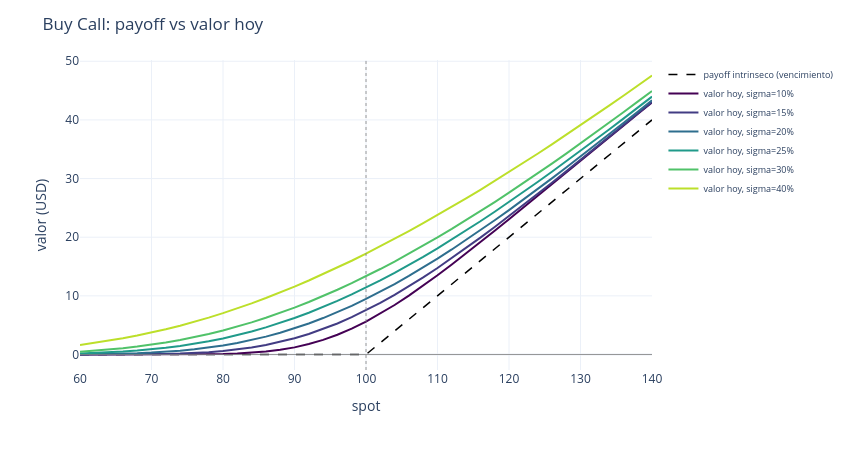
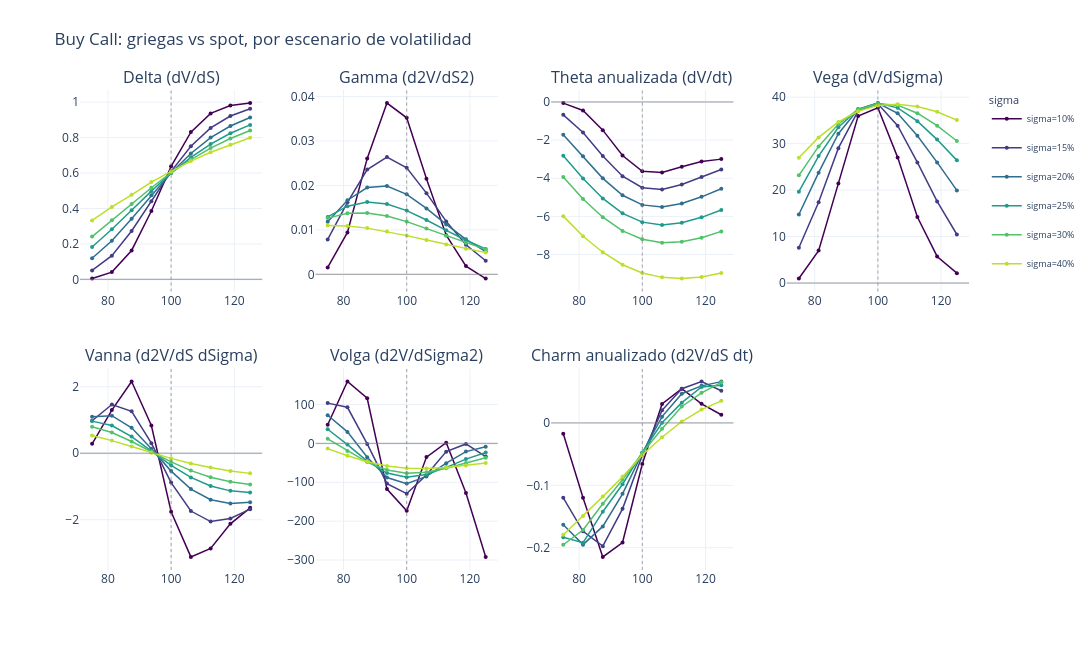

Notebook code for these charts, in order:
### Markdown cell above
### `buy_call` -- call comprada (C100, x+1)

Esperado: perfil convexo, riesgo limitado a la prima pagada, ganancia ilimitada al alza. El
VALOR hoy debe subir con la vol en todo el rango de spot (mas valor tiempo). Delta creciente de
~0 (muy OTM) a ~1 (muy ITM), siempre >=0. Gamma y vega maximos cerca de ATM y caen en las colas.
Theta negativa en (casi) todo el rango -- el tiempo juega en contra del comprador. Vanna
positiva alrededor de ATM/OTM (subir la vol sube la probabilidad de terminar ITM, sube delta).

### Code cell
grids_buy_call = analyze_strategy("buy_call", "Buy Call")

### Figure 1 — Plotly figure (JSON) as saved in the notebook; plotly's stock layout.template omitted (floating-point values rounded to 4 significant figures)
{"data": [{"hovertemplate": "spot=%{x:.1f}<br>payoff=%{y:.2f}<extra>vencimiento</extra>", "line": {"color": "black", "dash": "dash", "width": 1.5}, "mode": "lines", "name": "payoff intrinseco (vencimiento)", "type": "scatter", "x": [60.0, 62.0, 64.0, 66.0, 68.0, 70.0, 72.0, 74.0, 76.0, 78.0, 80.0, 82.0, 84.0, 86.0, 88.0, 90.0, 92.0, 94.0, 96.0, 98.0, 100.0, 102.0, 104.0, 106.0, 108.0, 110.0, 112.0, 114.0, 116.0, 118.0, 120.0, 122.0, 124.0, 126.0, 128.0, 130.0, 132.0, 134.0, 136.0, 138.0, 140.0], "y": [0.0, 0.0, 0.0, 0.0, 0.0, 0.0, 0.0, 0.0, 0.0, 0.0, 0.0, 0.0, 0.0, 0.0, 0.0, 0.0, 0.0, 0.0, 0.0, 0.0, 0.0, 2.0, 4.0, 6.0, 8.0, 10.0, 12.0, 14.0, 16.0, 18.0, 20.0, 22.0, 24.0, 26.0, 28.0, 30.0, 32.0, 34.0, 36.0, 38.0, 40.0]}, {"hovertemplate": "spot=%{x:.1f}<br>valor=%{y:.2f}<extra>sigma=10%</extra>", "line": {"color": "rgb(68, 1, 84)", "width": 2}, "mode": "lines", "name": "valor hoy, sigma=10%", "type": "scatter", "x": [60.0, 62.0, 64.0, 66.0, 68.0, 70.0, 72.0, 74.0, 76.0, 78.0, 80.0, 82.0, 84.0, 86.0, 88.0, 90.0, 92.0, 94.0, 96.0, 98.0, 100.0, 102.0, 104.0, 106.0, 108.0, 110.0, 112.0, 114.0, 116.0, 118.0, 120.0, 122.0, 124.0, 126.0, 128.0, 130.0, 132.0, 134.0, 136.0, 138.0, 140.0], "y": [0.0, 0.0, 0.0, 0.0, 0.0, 0.0002621, 0.00159, 0.00589, 0.01517, 0.03629, 0.07931, 0.157, 0.2902, 0.4951, 0.7932, 1.214, 1.776, 2.492, 3.37, 4.413, 5.612, 6.96, 8.442, 10.04, 11.74, 13.51, 15.34, 17.23, 19.15, 21.09, 23.06, 25.03, 27.02, 29.01, 31.0, 33.0, 34.99, 36.99, 38.99, 40.99, 42.99]}, {"hovertemplate": "spot=%{x:.1f}<br>valor=%{y:.2f}<extra>sigma=15%</extra>", "line": {"color": "rgb(66, 60, 131)", "width": 2}, "mode": "lines", "name": "valor hoy, sigma=15%", "type": "scatter", "x": [60.0, 62.0, 64.0, 66.0, 68.0, 70.0, 72.0, 74.0, 76.0, 78.0, 80.0, 82.0, 84.0, 86.0, 88.0, 90.0, 92.0, 94.0, 96.0, 98.0, 100.0, 102.0, 104.0, 106.0, 108.0, 110.0, 112.0, 114.0, 116.0, 118.0, 120.0, 122.0, 124.0, 126.0, 128.0, 130.0, 132.0, 134.0, 136.0, 138.0, 140.0], "y": [0.000538, 0.002047, 0.006302, 0.01361, 0.02722, 0.05204, 0.0942, 0.16, 0.2596, 0.4046, 0.6024, 0.8615, 1.195, 1.618, 2.139, 2.765, 3.496, 4.34, 5.294, 6.358, 7.529, 8.797, 10.16, 11.61, 13.15, 14.76, 16.43, 18.15, 19.92, 21.74, 23.58, 25.46, 27.36, 29.29, 31.22, 33.18, 35.14, 37.11, 39.09, 41.07, 43.06]}, {"hovertemplate": "spot=%{x:.1f}<br>valor=%{y:.2f}<extra>sigma=20%</extra>", "line": {"color": "rgb(46, 110, 142)", "width": 2}, "mode": "lines", "name": "valor hoy, sigma=20%", "type": "scatter", "x": [60.0, 62.0, 64.0, 66.0, 68.0, 70.0, 72.0, 74.0, 76.0, 78.0, 80.0, 82.0, 84.0, 86.0, 88.0, 90.0, 92.0, 94.0, 96.0, 98.0, 100.0, 102.0, 104.0, 106.0, 108.0, 110.0, 112.0, 114.0, 116.0, 118.0, 120.0, 122.0, 124.0, 126.0, 128.0, 130.0, 132.0, 134.0, 136.0, 138.0, 140.0], "y": [0.0301, 0.05276, 0.08863, 0.1429, 0.2193, 0.3261, 0.4717, 0.6602, 0.8976, 1.188, 1.541, 1.966, 2.466, 3.048, 3.713, 4.462, 5.295, 6.215, 7.216, 8.301, 9.466, 10.71, 12.02, 13.4, 14.84, 16.35, 17.91, 19.52, 21.18, 22.89, 24.62, 26.4, 28.2, 30.02, 31.87, 33.75, 35.64, 37.54, 39.47, 41.4, 43.34]}, {"hovertemplate": "spot=%{x:.1f}<br>valor=%{y:.2f}<extra>sigma=25%</extra>", "line": {"color": "rgb(32, 154, 138)", "width": 2}, "mode": "lines", "name": "valor hoy, sigma=25%", "type": "scatter", "x": [60.0, 62.0, 64.0, 66.0, 68.0, 70.0, 72.0, 74.0, 76.0, 78.0, 80.0, 82.0, 84.0, 86.0, 88.0, 90.0, 92.0, 94.0, 96.0, 98.0, 100.0, 102.0, 104.0, 106.0, 108.0, 110.0, 112.0, 114.0, 116.0, 118.0, 120.0, 122.0, 124.0, 126.0, 128.0, 130.0, 132.0, 134.0, 136.0, 138.0, 140.0], "y": [0.1704, 0.25, 0.3558, 0.4954, 0.6727, 0.8906, 1.154, 1.463, 1.828, 2.253, 2.742, 3.298, 3.923, 4.619, 5.383, 6.216, 7.12, 8.094, 9.133, 10.24, 11.41, 12.64, 13.93, 15.27, 16.66, 18.11, 19.6, 21.14, 22.72, 24.34, 26.0, 27.69, 29.41, 31.16, 32.93, 34.72, 36.54, 38.37, 40.22, 42.09, 43.97]}, {"hovertemplate": "spot=%{x:.1f}<br>valor=%{y:.2f}<extra>sigma=30%</extra>", "line": {"color": "rgb(80, 194, 105)", "width": 2}, "mode": "lines", "name": "valor hoy, sigma=30%", "type": "scatter", "x": [60.0, 62.0, 64.0, 66.0, 68.0, 70.0, 72.0, 74.0, 76.0, 78.0, 80.0, 82.0, 84.0, 86.0, 88.0, 90.0, 92.0, 94.0, 96.0, 98.0, 100.0, 102.0, 104.0, 106.0, 108.0, 110.0, 112.0, 114.0, 116.0, 118.0, 120.0, 122.0, 124.0, 126.0, 128.0, 130.0, 132.0, 134.0, 136.0, 138.0, 140.0], "y": [0.4811, 0.6441, 0.8438, 1.082, 1.362, 1.685, 2.057, 2.48, 2.962, 3.5, 4.099, 4.758, 5.479, 6.259, 7.098, 7.995, 8.954, 9.971, 11.04, 12.16, 13.34, 14.57, 15.85, 17.18, 18.55, 19.96, 21.41, 22.9, 24.43, 25.99, 27.59, 29.21, 30.87, 32.55, 34.26, 35.99, 37.74, 39.52, 41.31, 43.11, 44.94]}, {"hovertemplate": "spot=%{x:.1f}<br>valor=%{y:.2f}<extra>sigma=40%</extra>", "line": {"color": "rgb(188, 223, 42)", "width": 2}, "mode": "lines", "name": "valor hoy, sigma=40%", "type": "scatter", "x": [60.0, 62.0, 64.0, 66.0, 68.0, 70.0, 72.0, 74.0, 76.0, 78.0, 80.0, 82.0, 84.0, 86.0, 88.0, 90.0, 92.0, 94.0, 96.0, 98.0, 100.0, 102.0, 104.0, 106.0, 108.0, 110.0, 112.0, 114.0, 116.0, 118.0, 120.0, 122.0, 124.0, 126.0, 128.0, 130.0, 132.0, 134.0, 136.0, 138.0, 140.0], "y": [1.626, 1.964, 2.34, 2.761, 3.227, 3.741, 4.306, 4.918, 5.581, 6.294, 7.056, 7.867, 8.725, 9.63, 10.58, 11.57, 12.62, 13.7, 14.83, 15.99, 17.19, 18.43, 19.72, 21.03, 22.38, 23.76, 25.17, 26.61, 28.08, 29.58, 31.1, 32.65, 34.23, 35.83, 37.45, 39.09, 40.75, 42.43, 44.12, 45.84, 47.57]}], "layout": {"height": 450, "legend": {"font": {"size": 9}}, "margin": {"r": 20, "t": 60}, "shapes": [{"line": {"color": "gray", "width": 0.8}, "type": "line", "x0": 0, "x1": 1, "xref": "x domain", "y0": 0, "y1": 0, "yref": "y"}, {"line": {"color": "gray", "dash": "dot", "width": 0.8}, "type": "line", "x0": 100, "x1": 100, "xref": "x", "y0": 0, "y1": 1, "yref": "y domain"}], "title": {"text": "Buy Call: payoff vs valor hoy"}, "width": 850, "xaxis": {"title": {"text": "spot"}}, "yaxis": {"title": {"text": "valor (USD)"}}}}

### Figure 2 — Plotly figure (JSON) as saved in the notebook; plotly's stock layout.template omitted (floating-point values rounded to 4 significant figures)
{"data": [{"hovertemplate": "spot=%{x:.1f}<br>valor=%{y:.4f}<extra>sigma=10%</extra>", "legendgroup": "vol0", "line": {"color": "rgb(68, 1, 84)", "width": 1.5}, "marker": {"size": 4}, "mode": "lines+markers", "name": "sigma=10%", "showlegend": true, "type": "scatter", "x": [75.0, 81.25, 87.5, 93.75, 100.0, 106.2, 112.5, 118.8, 125.0], "xaxis": "x", "y": [0.004603, 0.04085, 0.163, 0.3856, 0.6376, 0.8308, 0.9363, 0.981, 0.9947], "yaxis": "y"}, {"hovertemplate": "spot=%{x:.1f}<br>valor=%{y:.4f}<extra>sigma=15%</extra>", "legendgroup": "vol1", "line": {"color": "rgb(66, 60, 131)", "width": 1.5}, "marker": {"size": 4}, "mode": "lines+markers", "name": "sigma=15%", "showlegend": true, "type": "scatter", "x": [75.0, 81.25, 87.5, 93.75, 100.0, 106.2, 112.5, 118.8, 125.0], "xaxis": "x", "y": [0.05013, 0.1334, 0.2729, 0.441, 0.6095, 0.7515, 0.8543, 0.9217, 0.9624], "yaxis": "y"}, {"hovertemplate": "spot=%{x:.1f}<br>valor=%{y:.4f}<extra>sigma=20%</extra>", "legendgroup": "vol2", "line": {"color": "rgb(46, 110, 142)", "width": 1.5}, "marker": {"size": 4}, "mode": "lines+markers", "name": "sigma=20%", "showlegend": true, "type": "scatter", "x": [75.0, 81.25, 87.5, 93.75, 100.0, 106.2, 112.5, 118.8, 125.0], "xaxis": "x", "y": [0.1189, 0.2175, 0.3425, 0.4745, 0.6015, 0.7102, 0.8001, 0.8652, 0.9133], "yaxis": "y"}, {"hovertemplate": "spot=%{x:.1f}<br>valor=%{y:.4f}<extra>sigma=25%</extra>", "legendgroup": "vol3", "line": {"color": "rgb(32, 154, 138)", "width": 1.5}, "marker": {"size": 4}, "mode": "lines+markers", "name": "sigma=25%", "showlegend": true, "type": "scatter", "x": [75.0, 81.25, 87.5, 93.75, 100.0, 106.2, 112.5, 118.8, 125.0], "xaxis": "x", "y": [0.1823, 0.2826, 0.3894, 0.4977, 0.5999, 0.6883, 0.7636, 0.8242, 0.8716], "yaxis": "y"}, {"hovertemplate": "spot=%{x:.1f}<br>valor=%{y:.4f}<extra>sigma=30%</extra>", "legendgroup": "vol4", "line": {"color": "rgb(80, 194, 105)", "width": 1.5}, "marker": {"size": 4}, "mode": "lines+markers", "name": "sigma=30%", "showlegend": true, "type": "scatter", "x": [75.0, 81.25, 87.5, 93.75, 100.0, 106.2, 112.5, 118.8, 125.0], "xaxis": "x", "y": [0.2411, 0.3334, 0.4248, 0.5168, 0.6021, 0.6756, 0.7405, 0.7949, 0.8397], "yaxis": "y"}, {"hovertemplate": "spot=%{x:.1f}<br>valor=%{y:.4f}<extra>sigma=40%</extra>", "legendgroup": "vol5", "line": {"color": "rgb(188, 223, 42)", "width": 1.5}, "marker": {"size": 4}, "mode": "lines+markers", "name": "sigma=40%", "showlegend": true, "type": "scatter", "x": [75.0, 81.25, 87.5, 93.75, 100.0, 106.2, 112.5, 118.8, 125.0], "xaxis": "x", "y": [0.3325, 0.4083, 0.4767, 0.5487, 0.6097, 0.6672, 0.7168, 0.7598, 0.7987], "yaxis": "y"}, {"hovertemplate": "spot=%{x:.1f}<br>valor=%{y:.4f}<extra>sigma=10%</extra>", "legendgroup": "vol0", "line": {"color": "rgb(68, 1, 84)", "width": 1.5}, "marker": {"size": 4}, "mode": "lines+markers", "name": "sigma=10%", "showlegend": false, "type": "scatter", "x": [75.0, 81.25, 87.5, 93.75, 100.0, 106.2, 112.5, 118.8, 125.0], "xaxis": "x2", "y": [0.00156, 0.009418, 0.02606, 0.03851, 0.03519, 0.02147, 0.008796, 0.001846, -0.000941], "yaxis": "y2"}, {"hovertemplate": "spot=%{x:.1f}<br>valor=%{y:.4f}<extra>sigma=15%</extra>", "legendgroup": "vol1", "line": {"color": "rgb(66, 60, 131)", "width": 1.5}, "marker": {"size": 4}, "mode": "lines+markers", "name": "sigma=15%", "showlegend": false, "type": "scatter", "x": [75.0, 81.25, 87.5, 93.75, 100.0, 106.2, 112.5, 118.8, 125.0], "xaxis": "x2", "y": [0.00785, 0.01619, 0.02355, 0.02638, 0.02394, 0.01825, 0.0119, 0.006643, 0.003048], "yaxis": "y2"}, {"hovertemplate": "spot=%{x:.1f}<br>valor=%{y:.4f}<extra>sigma=20%</extra>", "legendgroup": "vol2", "line": {"color": "rgb(46, 110, 142)", "width": 1.5}, "marker": {"size": 4}, "mode": "lines+markers", "name": "sigma=20%", "showlegend": false, "type": "scatter", "x": [75.0, 81.25, 87.5, 93.75, 100.0, 106.2, 112.5, 118.8, 125.0], "xaxis": "x2", "y": [0.01183, 0.01666, 0.01952, 0.01986, 0.01799, 0.01481, 0.01122, 0.007871, 0.005116], "yaxis": "y2"}, {"hovertemplate": "spot=%{x:.1f}<br>valor=%{y:.4f}<extra>sigma=25%</extra>", "legendgroup": "vol3", "line": {"color": "rgb(32, 154, 138)", "width": 1.5}, "marker": {"size": 4}, "mode": "lines+markers", "name": "sigma=25%", "showlegend": false, "type": "scatter", "x": [75.0, 81.25, 87.5, 93.75, 100.0, 106.2, 112.5, 118.8, 125.0], "xaxis": "x2", "y": [0.0129, 0.01533, 0.01627, 0.01583, 0.01433, 0.01222, 0.009903, 0.00767, 0.005693], "yaxis": "y2"}, {"hovertemplate": "spot=%{x:.1f}<br>valor=%{y:.4f}<extra>sigma=30%</extra>", "legendgroup": "vol4", "line": {"color": "rgb(80, 194, 105)", "width": 1.5}, "marker": {"size": 4}, "mode": "lines+markers", "name": "sigma=30%", "showlegend": false, "type": "scatter", "x": [75.0, 81.25, 87.5, 93.75, 100.0, 106.2, 112.5, 118.8, 125.0], "xaxis": "x2", "y": [0.01264, 0.01371, 0.0138, 0.0131, 0.01186, 0.0103, 0.008657, 0.007064, 0.005611], "yaxis": "y2"}, {"hovertemplate": "spot=%{x:.1f}<br>valor=%{y:.4f}<extra>sigma=40%</extra>", "legendgroup": "vol5", "line": {"color": "rgb(188, 223, 42)", "width": 1.5}, "marker": {"size": 4}, "mode": "lines+markers", "name": "sigma=40%", "showlegend": false, "type": "scatter", "x": [75.0, 81.25, 87.5, 93.75, 100.0, 106.2, 112.5, 118.8, 125.0], "xaxis": "x2", "y": [0.01099, 0.01088, 0.01039, 0.009628, 0.008704, 0.007708, 0.006712, 0.005762, 0.004884], "yaxis": "y2"}, {"hovertemplate": "spot=%{x:.1f}<br>valor=%{y:.4f}<extra>sigma=10%</extra>", "legendgroup": "vol0", "line": {"color": "rgb(68, 1, 84)", "width": 1.5}, "marker": {"size": 4}, "mode": "lines+markers", "name": "sigma=10%", "showlegend": false, "type": "scatter", "x": [75.0, 81.25, 87.5, 93.75, 100.0, 106.2, 112.5, 118.8, 125.0], "xaxis": "x3", "y": [-0.05853, -0.4449, -1.478, -2.809, -3.631, -3.694, -3.397, -3.127, -2.996], "yaxis": "y3"}, {"hovertemplate": "spot=%{x:.1f}<br>valor=%{y:.4f}<extra>sigma=15%</extra>", "legendgroup": "vol1", "line": {"color": "rgb(66, 60, 131)", "width": 1.5}, "marker": {"size": 4}, "mode": "lines+markers", "name": "sigma=15%", "showlegend": false, "type": "scatter", "x": [75.0, 81.25, 87.5, 93.75, 100.0, 106.2, 112.5, 118.8, 125.0], "xaxis": "x3", "y": [-0.6741, -1.604, -2.834, -3.895, -4.497, -4.584, -4.326, -3.928, -3.544], "yaxis": "y3"}, {"hovertemplate": "spot=%{x:.1f}<br>valor=%{y:.4f}<extra>sigma=20%</extra>", "legendgroup": "vol2", "line": {"color": "rgb(46, 110, 142)", "width": 1.5}, "marker": {"size": 4}, "mode": "lines+markers", "name": "sigma=20%", "showlegend": false, "type": "scatter", "x": [75.0, 81.25, 87.5, 93.75, 100.0, 106.2, 112.5, 118.8, 125.0], "xaxis": "x3", "y": [-1.719, -2.853, -4.005, -4.891, -5.396, -5.513, -5.322, -4.974, -4.547], "yaxis": "y3"}, {"hovertemplate": "spot=%{x:.1f}<br>valor=%{y:.4f}<extra>sigma=25%</extra>", "legendgroup": "vol3", "line": {"color": "rgb(32, 154, 138)", "width": 1.5}, "marker": {"size": 4}, "mode": "lines+markers", "name": "sigma=25%", "showlegend": false, "type": "scatter", "x": [75.0, 81.25, 87.5, 93.75, 100.0, 106.2, 112.5, 118.8, 125.0], "xaxis": "x3", "y": [-2.818, -4.013, -5.059, -5.841, -6.3, -6.447, -6.335, -6.049, -5.662], "yaxis": "y3"}, {"hovertemplate": "spot=%{x:.1f}<br>valor=%{y:.4f}<extra>sigma=30%</extra>", "legendgroup": "vol4", "line": {"color": "rgb(80, 194, 105)", "width": 1.5}, "marker": {"size": 4}, "mode": "lines+markers", "name": "sigma=30%", "showlegend": false, "type": "scatter", "x": [75.0, 81.25, 87.5, 93.75, 100.0, 106.2, 112.5, 118.8, 125.0], "xaxis": "x3", "y": [-3.936, -5.089, -6.044, -6.763, -7.199, -7.379, -7.331, -7.115, -6.787], "yaxis": "y3"}, {"hovertemplate": "spot=%{x:.1f}<br>valor=%{y:.4f}<extra>sigma=40%</extra>", "legendgroup": "vol5", "line": {"color": "rgb(188, 223, 42)", "width": 1.5}, "marker": {"size": 4}, "mode": "lines+markers", "name": "sigma=40%", "showlegend": false, "type": "scatter", "x": [75.0, 81.25, 87.5, 93.75, 100.0, 106.2, 112.5, 118.8, 125.0], "xaxis": "x3", "y": [-5.986, -7.04, -7.879, -8.534, -8.965, -9.196, -9.257, -9.18, -8.962], "yaxis": "y3"}, {"hovertemplate": "spot=%{x:.1f}<br>valor=%{y:.4f}<extra>sigma=10%</extra>", "legendgroup": "vol0", "line": {"color": "rgb(68, 1, 84)", "width": 1.5}, "marker": {"size": 4}, "mode": "lines+markers", "name": "sigma=10%", "showlegend": false, "type": "scatter", "x": [75.0, 81.25, 87.5, 93.75, 100.0, 106.2, 112.5, 118.8, 125.0], "xaxis": "x4", "y": [0.9787, 6.987, 21.44, 35.93, 37.7, 27.04, 14.21, 5.724, 2.129], "yaxis": "y4"}, {"hovertemplate": "spot=%{x:.1f}<br>valor=%{y:.4f}<extra>sigma=15%</extra>", "legendgroup": "vol1", "line": {"color": "rgb(66, 60, 131)", "width": 1.5}, "marker": {"size": 4}, "mode": "lines+markers", "name": "sigma=15%", "showlegend": false, "type": "scatter", "x": [75.0, 81.25, 87.5, 93.75, 100.0, 106.2, 112.5, 118.8, 125.0], "xaxis": "x4", "y": [7.603, 17.37, 29.03, 37.06, 38.55, 33.87, 25.94, 17.56, 10.45], "yaxis": "y4"}, {"hovertemplate": "spot=%{x:.1f}<br>valor=%{y:.4f}<extra>sigma=20%</extra>", "legendgroup": "vol2", "line": {"color": "rgb(46, 110, 142)", "width": 1.5}, "marker": {"size": 4}, "mode": "lines+markers", "name": "sigma=20%", "showlegend": false, "type": "scatter", "x": [75.0, 81.25, 87.5, 93.75, 100.0, 106.2, 112.5, 118.8, 125.0], "xaxis": "x4", "y": [14.76, 23.76, 32.12, 37.37, 38.72, 36.53, 31.68, 25.96, 19.94], "yaxis": "y4"}, {"hovertemplate": "spot=%{x:.1f}<br>valor=%{y:.4f}<extra>sigma=25%</extra>", "legendgroup": "vol3", "line": {"color": "rgb(32, 154, 138)", "width": 1.5}, "marker": {"size": 4}, "mode": "lines+markers", "name": "sigma=25%", "showlegend": false, "type": "scatter", "x": [75.0, 81.25, 87.5, 93.75, 100.0, 106.2, 112.5, 118.8, 125.0], "xaxis": "x4", "y": [19.66, 27.33, 33.52, 37.41, 38.71, 37.69, 34.83, 30.86, 26.4], "yaxis": "y4"}, {"hovertemplate": "spot=%{x:.1f}<br>valor=%{y:.4f}<extra>sigma=30%</extra>", "legendgroup": "vol4", "line": {"color": "rgb(80, 194, 105)", "width": 1.5}, "marker": {"size": 4}, "mode": "lines+markers", "name": "sigma=30%", "showlegend": false, "type": "scatter", "x": [75.0, 81.25, 87.5, 93.75, 100.0, 106.2, 112.5, 118.8, 125.0], "xaxis": "x4", "y": [23.17, 29.4, 34.22, 37.33, 38.58, 38.27, 36.53, 33.85, 30.57], "yaxis": "y4"}, {"hovertemplate": "spot=%{x:.1f}<br>valor=%{y:.4f}<extra>sigma=40%</extra>", "legendgroup": "vol5", "line": {"color": "rgb(188, 223, 42)", "width": 1.5}, "marker": {"size": 4}, "mode": "lines+markers", "name": "sigma=40%", "showlegend": false, "type": "scatter", "x": [75.0, 81.25, 87.5, 93.75, 100.0, 106.2, 112.5, 118.8, 125.0], "xaxis": "x4", "y": [26.98, 31.34, 34.67, 36.96, 38.23, 38.49, 37.98, 36.85, 35.06], "yaxis": "y4"}, {"hovertemplate": "spot=%{x:.1f}<br>valor=%{y:.4f}<extra>sigma=10%</extra>", "legendgroup": "vol0", "line": {"color": "rgb(68, 1, 84)", "width": 1.5}, "marker": {"size": 4}, "mode": "lines+markers", "name": "sigma=10%", "showlegend": false, "type": "scatter", "x": [75.0, 81.25, 87.5, 93.75, 100.0, 106.2, 112.5, 118.8, 125.0], "xaxis": "x5", "y": [0.2843, 1.299, 2.159, 0.8326, -1.761, -3.12, -2.865, -2.125, -1.643], "yaxis": "y5"}, {"hovertemplate": "spot=%{x:.1f}<br>valor=%{y:.4f}<extra>sigma=15%</extra>", "legendgroup": "vol1", "line": {"color": "rgb(66, 60, 131)", "width": 1.5}, "marker": {"size": 4}, "mode": "lines+markers", "name": "sigma=15%", "showlegend": false, "type": "scatter", "x": [75.0, 81.25, 87.5, 93.75, 100.0, 106.2, 112.5, 118.8, 125.0], "xaxis": "x5", "y": [0.977, 1.466, 1.262, 0.3023, -0.8834, -1.74, -2.057, -1.962, -1.683], "yaxis": "y5"}, {"hovertemplate": "spot=%{x:.1f}<br>valor=%{y:.4f}<extra>sigma=20%</extra>", "legendgroup": "vol2", "line": {"color": "rgb(46, 110, 142)", "width": 1.5}, "marker": {"size": 4}, "mode": "lines+markers", "name": "sigma=20%", "showlegend": false, "type": "scatter", "x": [75.0, 81.25, 87.5, 93.75, 100.0, 106.2, 112.5, 118.8, 125.0], "xaxis": "x5", "y": [1.099, 1.131, 0.7645, 0.1365, -0.5379, -1.078, -1.4, -1.511, -1.473], "yaxis": "y5"}, {"hovertemplate": "spot=%{x:.1f}<br>valor=%{y:.4f}<extra>sigma=25%</extra>", "legendgroup": "vol3", "line": {"color": "rgb(32, 154, 138)", "width": 1.5}, "marker": {"size": 4}, "mode": "lines+markers", "name": "sigma=25%", "showlegend": false, "type": "scatter", "x": [75.0, 81.25, 87.5, 93.75, 100.0, 106.2, 112.5, 118.8, 125.0], "xaxis": "x5", "y": [0.9662, 0.8336, 0.5017, 0.07096, -0.3635, -0.728, -0.9858, -1.132, -1.185], "yaxis": "y5"}, {"hovertemplate": "spot=%{x:.1f}<br>valor=%{y:.4f}<extra>sigma=30%</extra>", "legendgroup": "vol4", "line": {"color": "rgb(80, 194, 105)", "width": 1.5}, "marker": {"size": 4}, "mode": "lines+markers", "name": "sigma=30%", "showlegend": false, "type": "scatter", "x": [75.0, 81.25, 87.5, 93.75, 100.0, 106.2, 112.5, 118.8, 125.0], "xaxis": "x5", "y": [0.7976, 0.6241, 0.3523, 0.0412, -0.2621, -0.5229, -0.7237, -0.8604, -0.9386], "yaxis": "y5"}, {"hovertemplate": "spot=%{x:.1f}<br>valor=%{y:.4f}<extra>sigma=40%</extra>", "legendgroup": "vol5", "line": {"color": "rgb(188, 223, 42)", "width": 1.5}, "marker": {"size": 4}, "mode": "lines+markers", "name": "sigma=40%", "showlegend": false, "type": "scatter", "x": [75.0, 81.25, 87.5, 93.75, 100.0, 106.2, 112.5, 118.8, 125.0], "xaxis": "x5", "y": [0.5337, 0.3795, 0.2006, 0.01793, -0.1544, -0.3061, -0.4324, -0.5321, -0.6061], "yaxis": "y5"}, {"hovertemplate": "spot=%{x:.1f}<br>valor=%{y:.4f}<extra>sigma=10%</extra>", "legendgroup": "vol0", "line": {"color": "rgb(68, 1, 84)", "width": 1.5}, "marker": {"size": 4}, "mode": "lines+markers", "name": "sigma=10%", "showlegend": false, "type": "scatter", "x": [75.0, 81.25, 87.5, 93.75, 100.0, 106.2, 112.5, 118.8, 125.0], "xaxis": "x6", "y": [47.94, 159.2, 116.0, -117.6, -173.5, -35.27, 1.898, -127.6, -292.0], "yaxis": "y6"}, {"hovertemplate": "spot=%{x:.1f}<br>valor=%{y:.4f}<extra>sigma=15%</extra>", "legendgroup": "vol1", "line": {"color": "rgb(66, 60, 131)", "width": 1.5}, "marker": {"size": 4}, "mode": "lines+markers", "name": "sigma=15%", "showlegend": false, "type": "scatter", "x": [75.0, 81.25, 87.5, 93.75, 100.0, 106.2, 112.5, 118.8, 125.0], "xaxis": "x6", "y": [103.6, 92.87, -1.409, -103.4, -129.3, -81.31, -21.22, -1.429, -33.85], "yaxis": "y6"}, {"hovertemplate": "spot=%{x:.1f}<br>valor=%{y:.4f}<extra>sigma=20%</extra>", "legendgroup": "vol2", "line": {"color": "rgb(46, 110, 142)", "width": 1.5}, "marker": {"size": 4}, "mode": "lines+markers", "name": "sigma=20%", "showlegend": false, "type": "scatter", "x": [75.0, 81.25, 87.5, 93.75, 100.0, 106.2, 112.5, 118.8, 125.0], "xaxis": "x6", "y": [72.42, 29.6, -35.7, -87.7, -103.4, -85.02, -50.81, -21.09, -8.624], "yaxis": "y6"}, {"hovertemplate": "spot=%{x:.1f}<br>valor=%{y:.4f}<extra>sigma=25%</extra>", "legendgroup": "vol3", "line": {"color": "rgb(32, 154, 138)", "width": 1.5}, "marker": {"size": 4}, "mode": "lines+markers", "name": "sigma=25%", "showlegend": false, "type": "scatter", "x": [75.0, 81.25, 87.5, 93.75, 100.0, 106.2, 112.5, 118.8, 125.0], "xaxis": "x6", "y": [36.39, -3.106, -45.68, -76.33, -87.32, -80.0, -61.55, -40.37, -23.46], "yaxis": "y6"}, {"hovertemplate": "spot=%{x:.1f}<br>valor=%{y:.4f}<extra>sigma=30%</extra>", "legendgroup": "vol4", "line": {"color": "rgb(80, 194, 105)", "width": 1.5}, "marker": {"size": 4}, "mode": "lines+markers", "name": "sigma=30%", "showlegend": false, "type": "scatter", "x": [75.0, 81.25, 87.5, 93.75, 100.0, 106.2, 112.5, 118.8, 125.0], "xaxis": "x6", "y": [11.74, -19.26, -48.11, -68.21, -76.61, -74.07, -64.07, -50.48, -37.0], "yaxis": "y6"}, {"hovertemplate": "spot=%{x:.1f}<br>valor=%{y:.4f}<extra>sigma=40%</extra>", "legendgroup": "vol5", "line": {"color": "rgb(188, 223, 42)", "width": 1.5}, "marker": {"size": 4}, "mode": "lines+markers", "name": "sigma=40%", "showlegend": false, "type": "scatter", "x": [75.0, 81.25, 87.5, 93.75, 100.0, 106.2, 112.5, 118.8, 125.0], "xaxis": "x6", "y": [-13.41, -31.73, -47.11, -57.92, -63.65, -64.63, -61.94, -56.79, -50.35], "yaxis": "y6"}, {"hovertemplate": "spot=%{x:.1f}<br>valor=%{y:.4f}<extra>sigma=10%</extra>", "legendgroup": "vol0", "line": {"color": "rgb(68, 1, 84)", "width": 1.5}, "marker": {"size": 4}, "mode": "lines+markers", "name": "sigma=10%", "showlegend": false, "type": "scatter", "x": [75.0, 81.25, 87.5, 93.75, 100.0, 106.2, 112.5, 118.8, 125.0], "xaxis": "x7", "y": [-0.01751, -0.1199, -0.2147, -0.1916, -0.06577, 0.03034, 0.05469, 0.0305, 0.01305], "yaxis": "y7"}, {"hovertemplate": "spot=%{x:.1f}<br>valor=%{y:.4f}<extra>sigma=15%</extra>", "legendgroup": "vol1", "line": {"color": "rgb(66, 60, 131)", "width": 1.5}, "marker": {"size": 4}, "mode": "lines+markers", "name": "sigma=15%", "showlegend": false, "type": "scatter", "x": [75.0, 81.25, 87.5, 93.75, 100.0, 106.2, 112.5, 118.8, 125.0], "xaxis": "x7", "y": [-0.12, -0.1737, -0.1975, -0.1377, -0.05194, 0.02009, 0.05477, 0.06636, 0.05155], "yaxis": "y7"}, {"hovertemplate": "spot=%{x:.1f}<br>valor=%{y:.4f}<extra>sigma=20%</extra>", "legendgroup": "vol2", "line": {"color": "rgb(46, 110, 142)", "width": 1.5}, "marker": {"size": 4}, "mode": "lines+markers", "name": "sigma=20%", "showlegend": false, "type": "scatter", "x": [75.0, 81.25, 87.5, 93.75, 100.0, 106.2, 112.5, 118.8, 125.0], "xaxis": "x7", "y": [-0.1632, -0.195, -0.1658, -0.1137, -0.04823, 0.01006, 0.0467, 0.05936, 0.06613], "yaxis": "y7"}, {"hovertemplate": "spot=%{x:.1f}<br>valor=%{y:.4f}<extra>sigma=25%</extra>", "legendgroup": "vol3", "line": {"color": "rgb(32, 154, 138)", "width": 1.5}, "marker": {"size": 4}, "mode": "lines+markers", "name": "sigma=25%", "showlegend": false, "type": "scatter", "x": [75.0, 81.25, 87.5, 93.75, 100.0, 106.2, 112.5, 118.8, 125.0], "xaxis": "x7", "y": [-0.1832, -0.192, -0.1423, -0.09823, -0.04743, 0.0002846, 0.03243, 0.05757, 0.06013], "yaxis": "y7"}, {"hovertemplate": "spot=%{x:.1f}<br>valor=%{y:.4f}<extra>sigma=30%</extra>", "legendgroup": "vol4", "line": {"color": "rgb(80, 194, 105)", "width": 1.5}, "marker": {"size": 4}, "mode": "lines+markers", "name": "sigma=30%", "showlegend": false, "type": "scatter", "x": [75.0, 81.25, 87.5, 93.75, 100.0, 106.2, 112.5, 118.8, 125.0], "xaxis": "x7", "y": [-0.1952, -0.1715, -0.1294, -0.09102, -0.04812, -0.009442, 0.02636, 0.04826, 0.065], "yaxis": "y7"}, {"hovertemplate": "spot=%{x:.1f}<br>valor=%{y:.4f}<extra>sigma=40%</extra>", "legendgroup": "vol5", "line": {"color": "rgb(188, 223, 42)", "width": 1.5}, "marker": {"size": 4}, "mode": "lines+markers", "name": "sigma=40%", "showlegend": false, "type": "scatter", "x": [75.0, 81.25, 87.5, 93.75, 100.0, 106.2, 112.5, 118.8, 125.0], "xaxis": "x7", "y": [-0.1791, -0.1493, -0.1181, -0.08646, -0.0513, -0.02296, 0.002217, 0.02133, 0.03538], "yaxis": "y7"}], "layout": {"annotations": [{"font": {"size": 16}, "showarrow": false, "text": "Delta (dV/dS)", "x": 0.1025, "xanchor": "center", "xref": "paper", "y": 1, "yanchor": "bottom", "yref": "paper"}, {"font": {"size": 16}, "showarrow": false, "text": "Gamma (d2V/dS2)", "x": 0.3675, "xanchor": "center", "xref": "paper", "y": 1, "yanchor": "bottom", "yref": "paper"}, {"font": {"size": 16}, "showarrow": false, "text": "Theta anualizada (dV/dt)", "x": 0.6325, "xanchor": "center", "xref": "paper", "y": 1, "yanchor": "bottom", "yref": "paper"}, {"font": {"size": 16}, "showarrow": false, "text": "Vega (dV/dSigma)", "x": 0.8975, "xanchor": "center", "xref": "paper", "y": 1, "yanchor": "bottom", "yref": "paper"}, {"font": {"size": 16}, "showarrow": false, "text": "Vanna (d2V/dS dSigma)", "x": 0.1025, "xanchor": "center", "xref": "paper", "y": 0.42, "yanchor": "bottom", "yref": "paper"}, {"font": {"size": 16}, "showarrow": false, "text": "Volga (d2V/dSigma2)", "x": 0.3675, "xanchor": "center", "xref": "paper", "y": 0.42, "yanchor": "bottom", "yref": "paper"}, {"font": {"size": 16}, "showarrow": false, "text": "Charm anualizado (d2V/dS dt)", "x": 0.6325, "xanchor": "center", "xref": "paper", "y": 0.42, "yanchor": "bottom", "yref": "paper"}], "height": 650, "legend": {"font": {"size": 9}, "title": {"text": "sigma"}}, "margin": {"r": 20, "t": 90}, "shapes": [{"line": {"color": "gray", "width": 0.7}, "type": "line", "x0": 0, "x1": 1, "xref": "x domain", "y0": 0, "y1": 0, "yref": "y"}, {"line": {"color": "gray", "dash": "dot", "width": 0.7}, "type": "line", "x0": 100, "x1": 100, "xref": "x", "y0": 0, "y1": 1, "yref": "y domain"}, {"line": {"color": "gray", "width": 0.7}, "type": "line", "x0": 0, "x1": 1, "xref": "x2 domain", "y0": 0, "y1": 0, "yref": "y2"}, {"line": {"color": "gray", "dash": "dot", "width": 0.7}, "type": "line", "x0": 100, "x1": 100, "xref": "x2", "y0": 0, "y1": 1, "yref": "y2 domain"}, {"line": {"color": "gray", "width": 0.7}, "type": "line", "x0": 0, "x1": 1, "xref": "x3 domain", "y0": 0, "y1": 0, "yref": "y3"}, {"line": {"color": "gray", "dash": "dot", "width": 0.7}, "type": "line", "x0": 100, "x1": 100, "xref": "x3", "y0": 0, "y1": 1, "yref": "y3 domain"}, {"line": {"color": "gray", "width": 0.7}, "type": "line", "x0": 0, "x1": 1, "xref": "x4 domain", "y0": 0, "y1": 0, "yref": "y4"}, {"line": {"color": "gray", "dash": "dot", "width": 0.7}, "type": "line", "x0": 100, "x1": 100, "xref": "x4", "y0": 0, "y1": 1, "yref": "y4 domain"}, {"line": {"color": "gray", "width": 0.7}, "type": "line", "x0": 0, "x1": 1, "xref": "x5 domain", "y0": 0, "y1": 0, "yref": "y5"}, {"line": {"color": "gray", "dash": "dot", "width": 0.7}, "type": "line", "x0": 100, "x1": 100, "xref": "x5", "y0": 0, "y1": 1, "yref": "y5 domain"}, {"line": {"color": "gray", "width": 0.7}, "type": "line", "x0": 0, "x1": 1, "xref": "x6 domain", "y0": 0, "y1": 0, "yref": "y6"}, {"line": {"color": "gray", "dash": "dot", "width": 0.7}, "type": "line", "x0": 100, "x1": 100, "xref": "x6", "y0": 0, "y1": 1, "yref": "y6 domain"}, {"line": {"color": "gray", "width": 0.7}, "type": "line", "x0": 0, "x1": 1, "xref": "x7 domain", "y0": 0, "y1": 0, "yref": "y7"}, {"line": {"color": "gray", "dash": "dot", "width": 0.7}, "type": "line", "x0": 100, "x1": 100, "xref": "x7", "y0": 0, "y1": 1, "yref": "y7 domain"}], "title": {"text": "Buy Call: griegas vs spot, por escenario de volatilidad"}, "width": 1450, "xaxis": {"anchor": "y", "domain": [0, 0.205]}, "xaxis2": {"anchor": "y2", "domain": [0.265, 0.47]}, "xaxis3": {"anchor": "y3", "domain": [0.53, 0.735]}, "xaxis4": {"anchor": "y4", "domain": [0.795, 1]}, "xaxis5": {"anchor": "y5", "domain": [0, 0.205]}, "xaxis6": {"anchor": "y6", "domain": [0.265, 0.47]}, "xaxis7": {"anchor": "y7", "domain": [0.53, 0.735]}, "xaxis8": {"anchor": "y8", "domain": [0.795, 1]}, "yaxis": {"anchor": "x", "domain": [0.58, 1]}, "yaxis2": {"anchor": "x2", "domain": [0.58, 1]}, "yaxis3": {"anchor": "x3", "domain": [0.58, 1]}, "yaxis4": {"anchor": "x4", "domain": [0.58, 1]}, "yaxis5": {"anchor": "x5", "domain": [0, 0.42]}, "yaxis6": {"anchor": "x6", "domain": [0, 0.42]}, "yaxis7": {"anchor": "x7", "domain": [0, 0.42]}, "yaxis8": {"anchor": "x8", "domain": [0, 0.42]}}}
